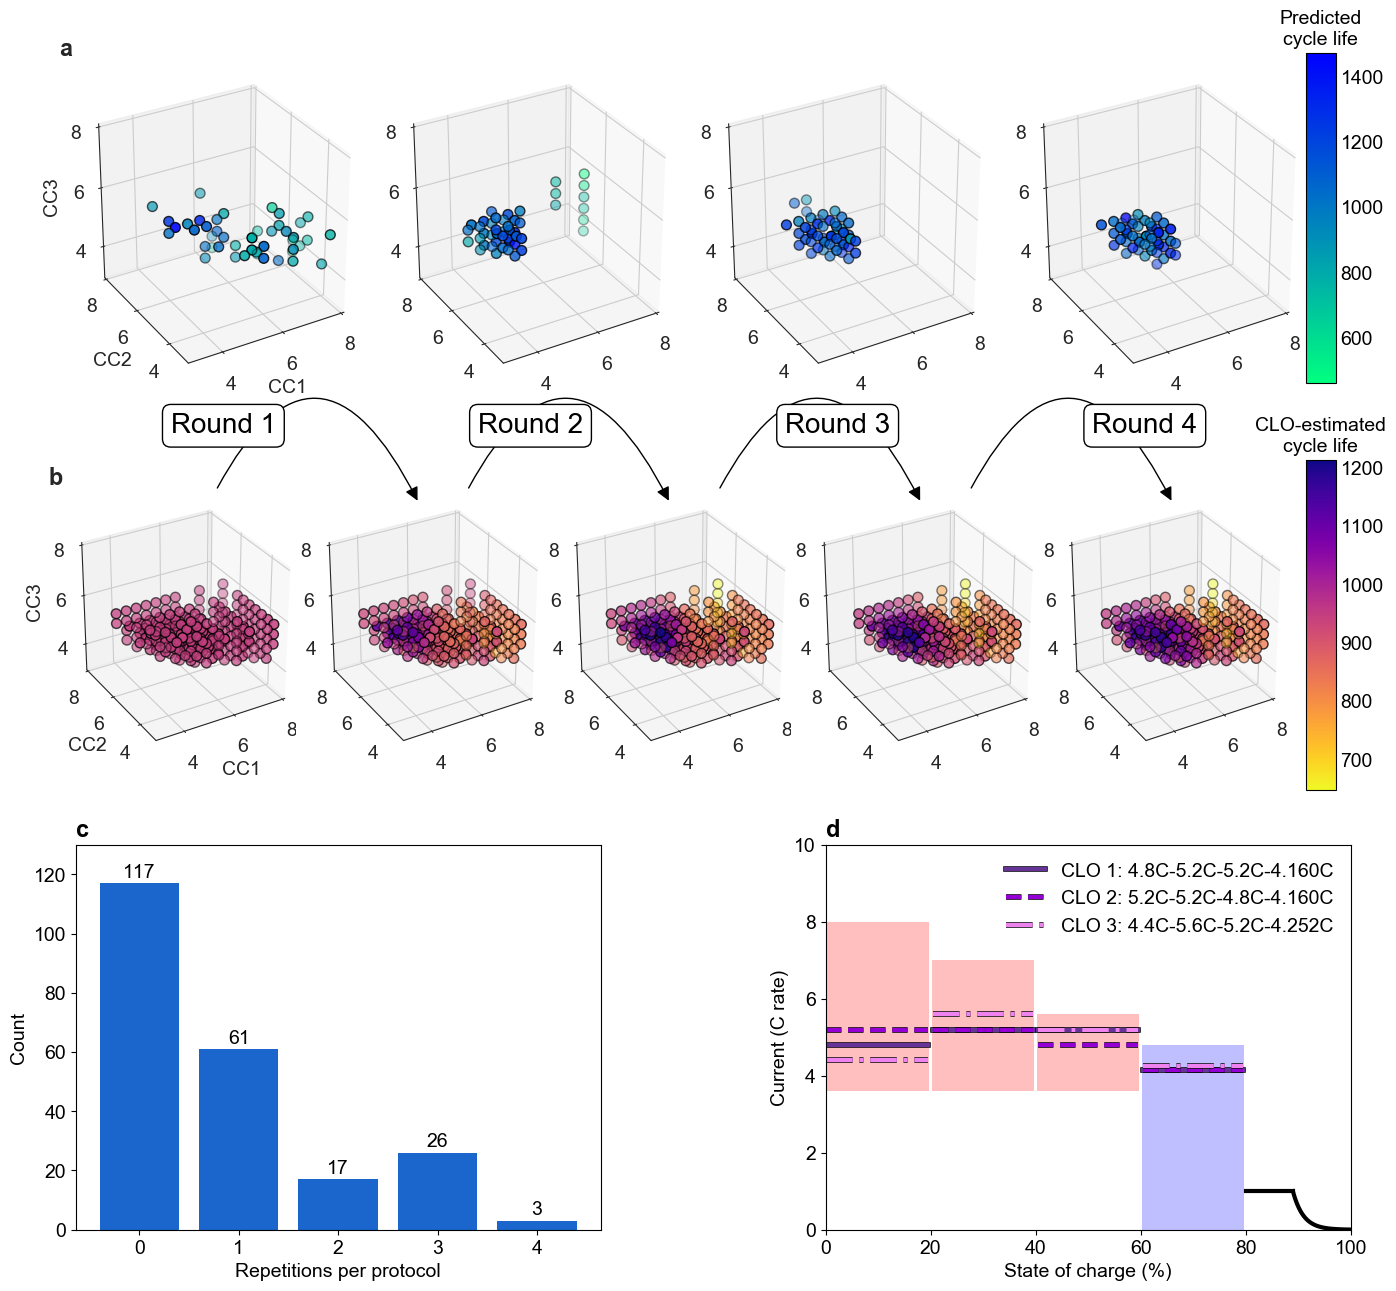

Reproduce this figure in Python.
#!/usr/bin/env python3
# -*- coding: utf-8 -*-
"""
Created on Sun Oct 14 14:02:51 2018

@author: peter

For manual axis sizing: See lines:
    - ax = fig.add_axes([0.27+0.3*(k-1),0.55,0.4,0.4],projection='3d')
    - 
"""
import glob
import pickle
import numpy as np
import matplotlib.pyplot as plt
import matplotlib
from mpl_toolkits.mplot3d import Axes3D
from mpl_toolkits.axes_grid1 import make_axes_locatable
import matplotlib.patheffects as pe
import seaborn as sns

MAX_WIDTH = 183 / 25.4 # mm -> inches
figsize = (MAX_WIDTH, MAX_WIDTH)

fig, axes = plt.subplots(3,3,figsize=figsize)
axes[0,0].set_axis_off()
axes[0,1].set_axis_off()
axes[0,2].set_axis_off()
axes[1,0].set_axis_off()
axes[1,1].set_axis_off()
axes[1,2].set_axis_off()
axes[2,0].set_axis_off()
axes[2,1].set_axis_off()
axes[2,2].set_axis_off()

##############################################################################
# PLOTTING PARAMETERS
batches_to_plot = [0,1,2,3]

colormap = 'winter_r'
el, az = 30, 240
point_size = 18
num_policies = 224
seed = 0
tickpad = -4
labelpad = -5
##############################################################################

# IMPORT RESULTS
# Get folder path containing files
file_list = sorted(glob.glob('./pred/[0-9].csv'))
data = []
min_lifetime = 10000
max_lifetime = -1
for k,file_path in enumerate(file_list):
    data.append(np.genfromtxt(file_path, delimiter=','))
    min_lifetime = min(np.min(data[k][:,4]),min_lifetime)
    max_lifetime = max(np.max(data[k][:,4]),max_lifetime)

## MAKE SUBPLOTS
for k, batch_idx in enumerate(batches_to_plot):
    with sns.axes_style('white'):
        ax = fig.add_axes([0.26+0.21*(k-1),0.77,0.29/1.4,0.29/1.4],projection='3d')
        #ax = fig.add_subplot(1, len(batches_to_plot), k+1, projection='3d')
        #ax = plt.subplot(2, len(batches_to_plot), k+1, projection='3d')
    #ax.set_aspect('equal')
    
    ## PLOT POLICIES
    policy_subset = data[k][:,0:4]
    lifetime_subset = data[k][:,4]
    if np.size(lifetime_subset):
        with plt.style.context(('classic')):
            plt.set_cmap(colormap)
            ax.scatter(policy_subset[:,0],policy_subset[:,1],\
                       policy_subset[:,2],vmin=min_lifetime,vmax=max_lifetime,\
                       c=lifetime_subset.ravel(),zorder=2,s=point_size)
    
    ax.set_xlim([3, 8]), ax.set_ylim([3, 8]), ax.set_zlim([3, 8])
    ax.set_xticks([4,6,8]), ax.set_xticklabels([4,6,8])
    ax.set_yticks([4,6,8]), ax.set_yticklabels([4,6,8])
    ax.set_zticks([4,6,8]), ax.set_zticklabels([4,6,8])
    ax.tick_params(axis='both', which='major', pad=tickpad)
    
    if k==0:
        ax.xaxis.set_rotate_label(False)
        ax.yaxis.set_rotate_label(False)
        ax.zaxis.set_rotate_label(False)
        ax.set_xlabel('CC1\n(C rate)', labelpad=labelpad)
        ax.set_ylabel('CC2\n(C rate)', labelpad=labelpad)
        ax.set_zlabel('CC3\n(C rate)', labelpad=labelpad)
        ax.set_title('a', loc='left', weight='bold', fontsize=8)
    #ax.set_title('Before batch '+str(batch_idx))
    
    ax.view_init(elev=el, azim=az)

# ADD COLORBAR
#plt.tight_layout()
#plt.subplots_adjust(left=0.02,right=0.92)

cbar_ax = fig.add_axes([0.92, 0.75, 0.02, 0.22]) # [left, bottom, width, height]
norm = matplotlib.colors.Normalize(min_lifetime, max_lifetime)
m = plt.cm.ScalarMappable(norm=norm, cmap=colormap)
m.set_array([])

cbar = plt.colorbar(m, cax=cbar_ax)
cbar.ax.tick_params(labelsize=7,length=0)
cbar.ax.set_title('Predicted\ncycle life\n(cycles)',fontsize=7)


########## 3b ##########
##############################################################################
# PLOTTING PARAMETERS
batches_to_plot = [0,1,2,3,4]

colormap = 'plasma_r'
##############################################################################

# IMPORT RESULTS
# Get folder path containing pickle files
file_list = sorted(glob.glob('./bounds/[0-9]_bounds.pkl'))
data = []
min_lifetime = 10000
max_lifetime = -1
for file in file_list:
    with open(file, 'rb') as infile:
        param_space, ub, lb, mean = pickle.load(infile)
        data.append(mean)
        min_lifetime = min(np.min(mean),min_lifetime)
        max_lifetime = max(np.max(mean),max_lifetime)
        
        
## MAKE SUBPLOTS
for k, batch_idx in enumerate(batches_to_plot):
    with sns.axes_style('white'):
        if k==0:
            ax = fig.add_axes([0.05,0.48,0.24/1.4,0.24/1.4],projection='3d')
            ax.set_title('b', loc='left', weight='bold', fontsize=8)
        else:
            ax = fig.add_axes([0.05+0.165*k,0.48,0.24/1.4,0.24/1.4],projection='3d')
        #ax = plt.subplot(2, len(batches_to_plot), k+1, projection='3d')
    
    ## PLOT POLICIES
    CC1 = param_space[:,0]
    CC2 = param_space[:,1]
    CC3 = param_space[:,2]
    lifetime = data[batch_idx][:]
    with plt.style.context(('classic')):
        plt.set_cmap(colormap)
        ax.scatter(CC1,CC2,CC3, s=point_size, c=lifetime.ravel(),
               vmin=min_lifetime, vmax=max_lifetime)
    
    ax.set_xlim([3, 8]), ax.set_ylim([3, 8]), ax.set_zlim([3, 8])
    ax.tick_params(axis='both', which='major', pad=tickpad)
   
    if k == 0:
        ax.xaxis.set_rotate_label(False)
        ax.yaxis.set_rotate_label(False)
        ax.zaxis.set_rotate_label(False)
        ax.set_xlabel('CC1\n(C rate)', labelpad=labelpad)
        ax.set_ylabel('CC2\n(C rate)', labelpad=labelpad)
        ax.set_zlabel('CC3\n(C rate)', labelpad=labelpad)
    
    ax.view_init(elev=el, azim=az)

# ADD COLORBAR
cbar_ax = fig.add_axes([0.92, 0.45, 0.02, 0.22]) # [left, bottom, width, height]
norm = matplotlib.colors.Normalize(min_lifetime, max_lifetime)
m = plt.cm.ScalarMappable(norm=norm, cmap=colormap)
m.set_array([])

cbar = plt.colorbar(m, cax=cbar_ax)
cbar.ax.tick_params(labelsize=7,length=0)
cbar.ax.set_title('CLO-estimated\ncycle life\n(cycles)',fontsize=7)

## ADD ARROWS AND TEXT
def text(x1,x2,y,k):
    ax.annotate("Round "+str(k+1), xy=(x2, y), xycoords='figure fraction',
                xytext=(x1, y), textcoords='figure fraction',
                va="center", ha="center",
                bbox=dict(boxstyle="round", fc="w"))

def arrow(x1,x2,y):
    ax.annotate("", xy=(x2, y), xycoords='figure fraction',
                xytext=(x1, y), textcoords='figure fraction',
                va="center", ha="center",
                arrowprops=dict(arrowstyle="-|>",
                                connectionstyle="arc3,rad=-1",
                                relpos=(1., 0.),fc="k"))

margin = 0.17
def arrow_with_text(x1, x2, y, k):
    arrow(x1 - 0.9*margin/2, x1 + 0.9*margin/2, y - 0.075)
    text(x1, x2, y-0.026, k)

for k in np.arange(4):
    arrow_with_text(0.225+margin*k, 0.18+margin*k, 0.675, k)


########## 3c ##########
num_batches=5 # 4 batches, plus one

ax7 = fig.add_axes([0.05,0.15,4/3*0.25,0.25])
ax8 = fig.add_axes([0.55,0.15,4/3*0.25,0.25])

ax7.set_title('c', loc='left', weight='bold', fontsize=8)
ax8.set_title('d', loc='left', weight='bold', fontsize=8)

# Load all protocols
policies = np.genfromtxt('policies_all.csv', delimiter=',')

# Load actual protocols run
data = []
file_list = sorted(glob.glob('./pred/[0-9].csv'))
for k,file_path in enumerate(file_list):
    data.append(np.genfromtxt(file_path, delimiter=','))

# Count number of times each protocol is run
isTested = np.zeros(len(policies))

for k, pol in enumerate(policies):
    for batch in data:
        for row in batch:
            if (pol==row[0:4]).all():
                isTested[k] += 1

pol_reps = np.zeros(num_batches)

for k in np.arange(num_batches):
    pol_reps[k] = sum(isTested==k)

ax7.bar(np.arange(num_batches), pol_reps, tick_label = ['0','1','2','3','4'],
        align='center', color=[0.1,0.4,0.8])

# Add labels to bar plot
all_black_labels = True
if all_black_labels:
    for k, pol_rep in enumerate(pol_reps):
        ax7.text(k, pol_rep+2, str(int(pol_rep)), horizontalalignment='center')
        
    ax7.set_ylim([0,130])
else:
    for k, pol_rep in enumerate(pol_reps[:-1]):
        ax7.text(k, pol_rep-7, str(int(pol_rep)), 
                 color='white',horizontalalignment='center')
    ax7.text(4, pol_reps[k+1]+2, str(int(pol_reps[k+1])), horizontalalignment='center')

ax7.set_xlabel('Repetitions per protocol')
ax7.set_ylabel('Number of protocols')

########## 3d ##########
filename = 'predictions.csv'
pred_data = np.genfromtxt(filename, delimiter=',',skip_header=1)

validation_policies = pred_data[:,0:3]

### I vs SOC

LW = 1
tol = 0

# Initialize axis limits
ax8.set_xlim([0,100])
ax8.set_ylim([0,10])

ax8.set_xlabel('State of charge (%)')
ax8.set_ylabel('Current (C rate)')

ax8.set_xticks(np.arange(0,101,20))

red_band = np.array([255,191,191])/255
blue_band = np.array([207,191,255])/255

# Add bands
ax8.axvspan(0,      20-tol/2, ymin=0.36, ymax=0.8,  facecolor=red_band, lw=0)
ax8.axvspan(20+tol/2, 40-tol/2, ymin=0.36, ymax=0.7,  facecolor=red_band, lw=0)
ax8.axvspan(40+tol/2, 60-tol/2, ymin=0.36, ymax=0.56, facecolor=red_band, lw=0)
ax8.axvspan(60+tol/2, 80-tol/2, ymin=0,    ymax=0.48, facecolor=blue_band, lw=0)

# Add 1C charging
ax8.plot([80,89],[1,1], linewidth=LW, color='black')
x = np.linspace(89,100,100)
y = np.exp(-0.5*(x-89))
ax8.plot(x,y, linewidth=LW, color='black')

# Plot protocols
idx_subset = [2,3,1]
valpol_subset = validation_policies[idx_subset,:]
color_subset  = ['rebeccapurple','darkviolet','violet']
styles        = ['-','--','-.']
paths         = [1,1,1]
labels        = ['CLO 1: 4.8C-5.2C-5.2C-4.160C',
                 'CLO 2: 5.2C-5.2C-4.8C-4.160C',
                 'CLO 3: 4.4C-5.6C-5.2C-4.252C']

for k, pol in enumerate(valpol_subset):
    CC1 = pol[0]
    CC2 = pol[1]
    CC3 = pol[2]
    CC4 = 0.2/(1/6 - (0.2/CC1 + 0.2/CC2 + 0.2/CC3))
    
    c = color_subset[k]
    s = styles[k]
    l = labels[k]
    
    CC = [CC2,CC3,CC4]
    
    # Plot
    ax8.plot([0,20-tol], [CC1,CC1], linewidth=LW, color=c, ls=s,label=l,
             path_effects=[pe.Stroke(linewidth=paths[k], foreground='k'), pe.Normal()])
    for k2, CCstep in enumerate(CC):
        ax8.plot([20*(k2+1)+tol,20*(k2+2)-tol],[CCstep,CCstep], linewidth=LW, color=c, ls=s,
                 path_effects=[pe.Stroke(linewidth=paths[k], foreground='k'), pe.Normal()])

ax8.legend()

#plt.tight_layout()
plt.savefig('fig3_v5.png',dpi=300)
plt.savefig('fig3_v5.pdf',format='pdf')